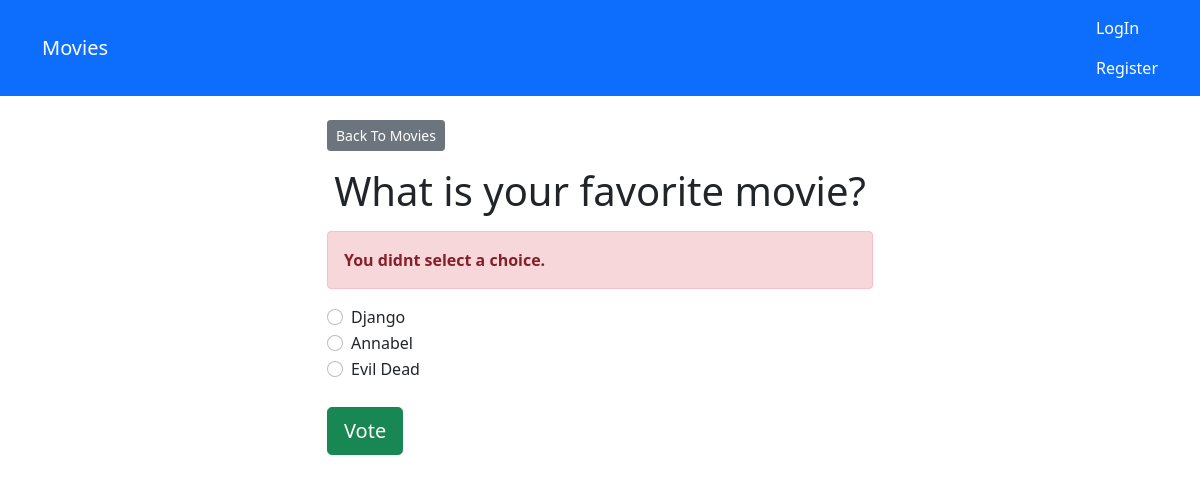
The page /movies/1/vote/ on the database its author committed.
### movies/models.py (models this page shows, shortened)
class Question(models.Model):
    question_text = models.CharField(default='', max_length=200)

class Choice(models.Model):
    question = models.ForeignKey(Question, on_delete=models.CASCADE)
    choice_text = models.CharField(max_length=200)
    votes = models.IntegerField(default=0)

### movies/views.py (the view)
# urls.py: path('<int:question_id>/vote/', views.vote, name='vote')
def vote(request,question_id):
    question = get_object_or_404(Question,pk=question_id)
    try:
        selected_choice = question.choice_set.get(pk=request.POST['choice'])
    except(KeyError,Choice.DoesNotExist):
        return render(request,'movies/detail.html',{
            'question': question,
            'error_message': "You didnt select a choice.",
        })
    else:
        selected_choice.votes += 1
        selected_choice.save()
        return HttpResponseRedirect(reverse('movies:results', args=(question.id,)))

### templates/movies/detail.html (shortened to what this page needs)
{% extends 'base.html' %}
{% block content %}
<a class="btn btn-secondary btn-sm mb-3" href="{% url 'movies:index' %}">Back To Movies</a>
<h1 class="text-center mb-3">{{ question.question_text }}</h1>
{% if error_message %}
<p class="alert alert-danger">
    <strong>{{  error_message }}</strong>
</p>
{% endif %}
<form action="{% url 'movies:vote' question.id %}" method="post">
    {% for choice in question.choice_set.all %}
    <div class="form-check">
        <input
            type="radio"
            name="choice"
            class="form-check-input"
            id="choice{{ forloop.counter }}"
            value="{{ choice.id }}"
        />
        <label for="choice{{ forloop.counter }}">{{ choice.choice_text }}</label>
    </div>
    {% endfor %}
    <input type="submit" value="Vote" class="btn btn-success btn-lg btn-block mt-4"/>
</form>
{% endblock %}

### rows shown on the page
Question: question_text "What is your favorite movie?"
Choice: choice_text "Django"
Choice: choice_text "Annabel"
Choice: choice_text "Evil Dead"

### other values the page prints
{{ error_message }} "You didnt select a choice."
